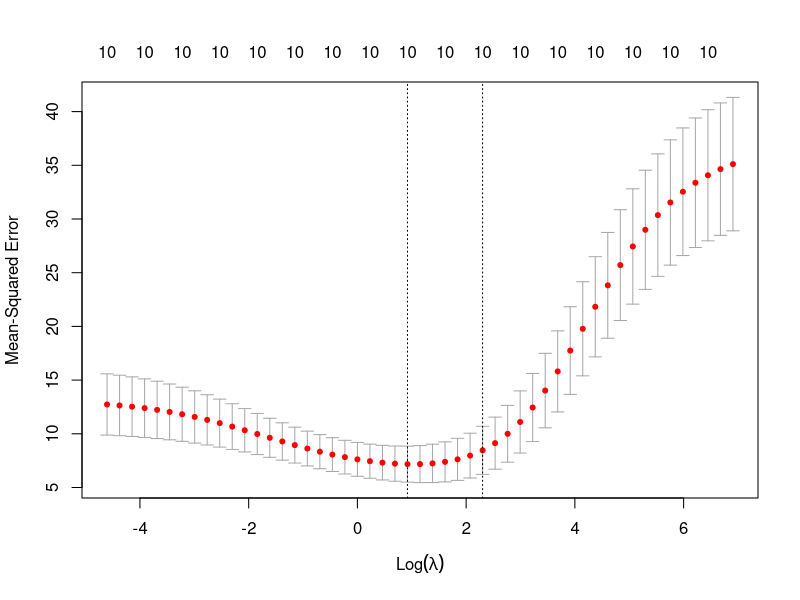
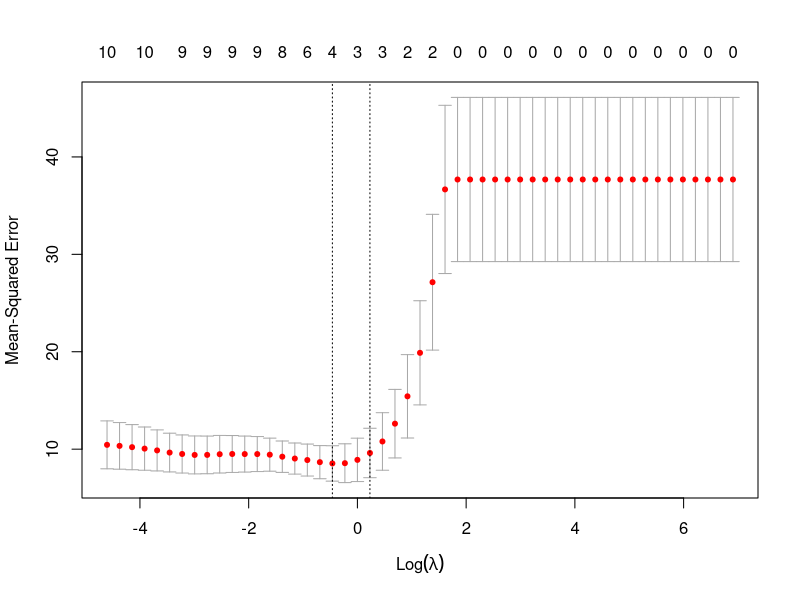
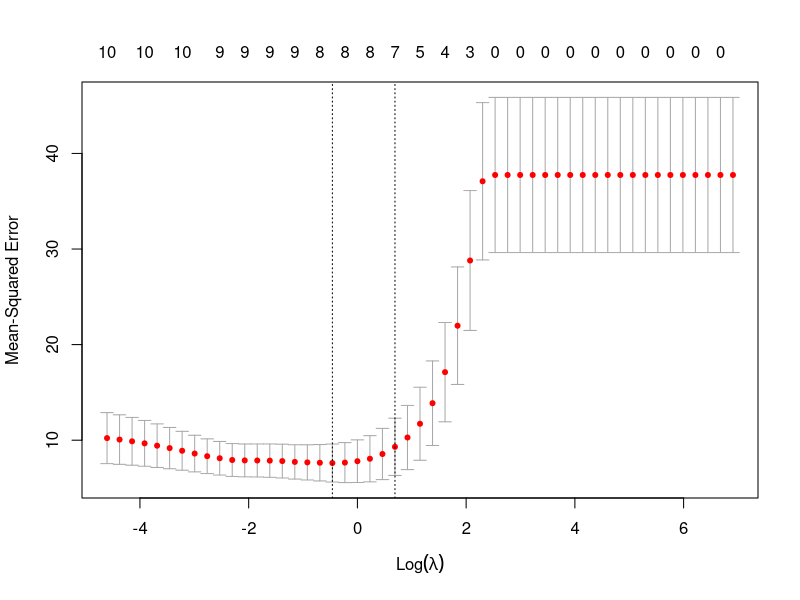
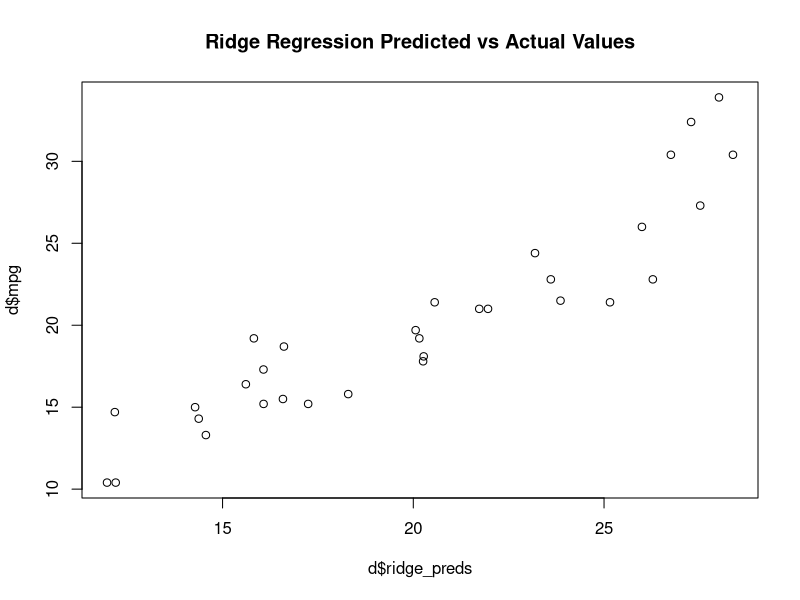
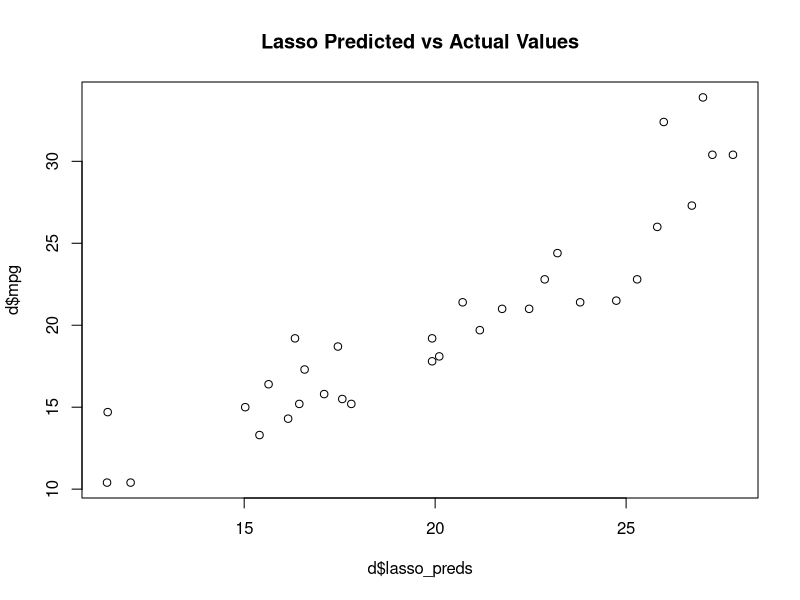
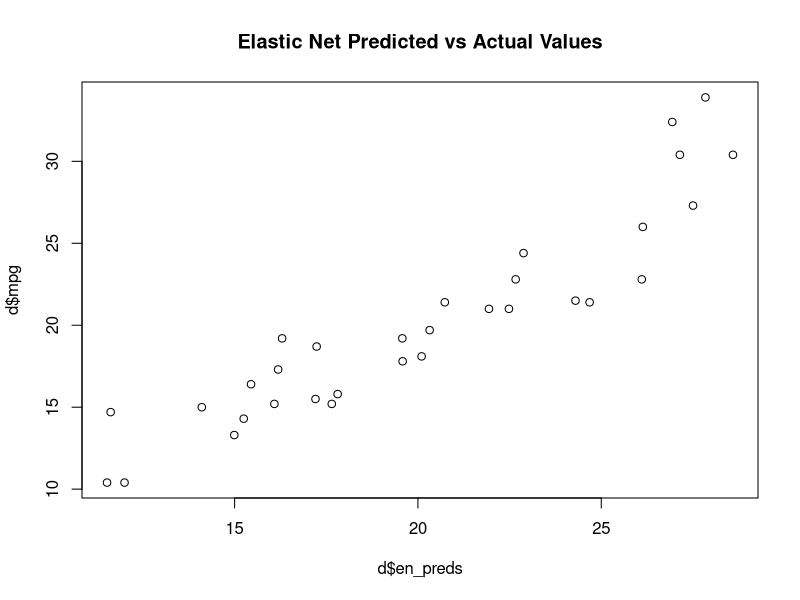

These figures' R source, in order:
#R code for chapter 19 of DSILT: Statistics

d <- mtcars
str(d)

#Standard linear regression for comparison
linear_reg <- lm(mpg ~ ., data=d)
summary(linear_reg)

library(glmnet)
?glmnet
#glmnet function is the same for ridge, lasso, and elastic net
#alpha=0 for ridge, alpha=1 for lasso, alpha=0.5 for elastic net

#-------------------------------------------------------------------------------------------------#
#--------------------------------------Ridge Regression-------------------------------------------#
#-------------------------------------------------------------------------------------------------#

#Try a bunch of lambda (shrinkage) values between 0.01 and 1,000
lambdas <- 10^seq(3, -2, by=-0.1)
lambdas
#Run the ridge regression using the lambdas
ridge_reg <- glmnet(as.matrix(d[,-1]), d$mpg, alpha=0, lambda=lambdas)
summary(ridge_reg)
#Tune lambda using cross validation
ridge_reg <- cv.glmnet(as.matrix(d[,-1]), d$mpg, alpha=0, lambda=lambdas)
plot(ridge_reg)
#Minimum of the MSE is where the best lambda choice is
best_lambda <- ridge_reg$lambda.min
#Best ridge regression
ridge_reg <- glmnet(as.matrix(d[,-1]), d$mpg, alpha=0, lambda=best_lambda)
coef(ridge_reg)

#-------------------------------------------------------------------------------------------------#
#-------------------------------------LASSO Regression--------------------------------------------#
#-------------------------------------------------------------------------------------------------#

#Try a bunch of lambda (shrinkage) values between 0.01 and 1,000
lambdas <- 10^seq(3, -2, by=-0.1)
lambdas
#Run the ridge regression using the lambdas
lasso_reg <- glmnet(as.matrix(d[,-1]), d$mpg, alpha=1, lambda=lambdas)
summary(lasso_reg)
#Tune lambda using cross validation
lasso_reg <- cv.glmnet(as.matrix(d[,-1]), d$mpg, alpha=1, lambda=lambdas)
plot(lasso_reg)
#Minimum of the MSE is where the best lambda choice is
best_lambda <- lasso_reg$lambda.min
#Best ridge regression
lasso_reg <- glmnet(as.matrix(d[,-1]), d$mpg, alpha=1, lambda=best_lambda)
coef(lasso_reg)

#-------------------------------------------------------------------------------------------------#
#---------------------------------------Elastic Net-----------------------------------------------#
#-------------------------------------------------------------------------------------------------#

#Try a bunch of lambda (shrinkage) values between 0.01 and 1,000
lambdas <- 10^seq(3, -2, by=-0.1)
lambdas
#Run the ridge regression using the lambdas
en_reg <- glmnet(as.matrix(d[,-1]), d$mpg, alpha=0.5, lambda=lambdas)
summary(en_reg)
#Tune lambda using cross validation
en_reg <- cv.glmnet(as.matrix(d[,-1]), d$mpg, alpha=0.5, lambda=lambdas)
plot(en_reg)
#Minimum of the MSE is where the best lambda choice is
best_lambda <- en_reg$lambda.min
#Best ridge regression
en_reg <- glmnet(as.matrix(d[,-1]), d$mpg, alpha=0.5, lambda=best_lambda)
coef(en_reg)

#Get predictions for each model
d$ridge_preds <- predict(ridge_reg, s=best_lambda, newx=as.matrix(d[,-1]))
plot(d$ridge_preds, d$mpg, main='Ridge Regression Predicted vs Actual Values')
d$lasso_preds <- predict(lasso_reg, s=best_lambda, newx=as.matrix(d[,-c(1,12)]))
plot(d$lasso_preds, d$mpg, main='Lasso Predicted vs Actual Values')
d$en_preds <- predict(en_reg, s=best_lambda, newx=as.matrix(d[,-c(1,12,13)]))
plot(d$en_preds, d$mpg, main='Elastic Net Predicted vs Actual Values')

#Compare models
print(c('Ridge MSE:', mean((d$mpg-d$ridge_preds)^2)))
print(c('Lasso MSE:', mean((d$mpg-d$lasso_preds)^2)))
print(c('Elastic Net MSE:', mean((d$mpg-d$en_preds)^2)))

#Note that glmnet penalizes MSE instead of least squares
#The lines below transform the glmnet coefficients in terms of penalized least squares
#Thanks to stack overflow for this:  https://stackoverflow.com/questions/39863367/ridge-regression-with-glmnet-gives-different-coefficients-than-what-i-compute
ridge_reg_coef <- solve(t(as.matrix(d[,-c(1,12,13,14)])) %*% as.matrix(d[,-c(1,12,13,14)]) + ridge_reg$lambda * diag(ncol(d)-4)) %*% t(as.matrix(d[,-c(1,12,13,14)])) %*% d$mpg
lasso_reg_coef <- solve(t(as.matrix(d[,-c(1,12,13,14)])) %*% as.matrix(d[,-c(1,12,13,14)]) + lasso_reg$lambda * diag(ncol(d)-4)) %*% t(as.matrix(d[,-c(1,12,13,14)])) %*% d$mpg
en_reg_coef <- solve(t(as.matrix(d[,-c(1,12,13,14)])) %*% as.matrix(d[,-c(1,12,13,14)]) + en_reg$lambda * diag(ncol(d)-4)) %*% t(as.matrix(d[,-c(1,12,13,14)])) %*% d$mpg
#Zero out the least squares penalized coefficients for the features that were removed by the models due to penalization
ridge_reg_coef * ifelse(coef(ridge_reg)[-1]==0, 0, 1)
lasso_reg_coef * ifelse(coef(lasso_reg)[-1]==0, 0, 1)
en_reg_coef * ifelse(coef(en_reg)[-1]==0, 0, 1)
